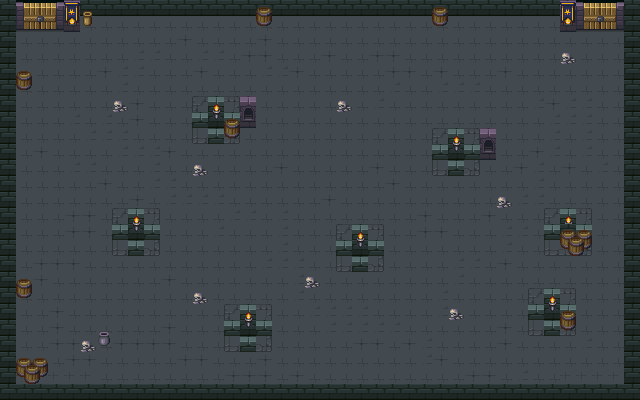

A level layout from a 2D game, rendered from its tile map. Below: a short description, then the map file with tile-grid data replaced by summaries:
An orthogonal 40x25 tile map with 16x16 px tiles, 3 tile layers (Слой тайлов 1, Слой тайлов 2, Слой тайлов 3) and 4 objects (4x solid).

<map version="1.10" tiledversion="1.11.0" orientation="orthogonal" renderorder="right-down" width="40" height="25" tilewidth="16" tileheight="16" infinite="0" nextlayerid="6" nextobjectid="16">
 <tileset firstgid="1" source="../../тайлы.tsx" />
 <layer id="1" name="Слой тайлов 1" width="40" height="25">
  <data>[1000 cells, 1000 non-empty, 23 distinct tile ids]</data>
 </layer>
 <layer id="4" name="Слой тайлов 2" width="40" height="25">
  <data>[1000 cells, 47 non-empty, 15 distinct tile ids]</data>
 </layer>
 <layer id="5" name="Слой тайлов 3" width="40" height="25">
  <data>[1000 cells, 17 non-empty, 6 distinct tile ids]</data>
 </layer>
 <objectgroup id="3" name="Collicion">
  <object id="8" name="solid" x="0" y="0" width="640" height="16" />
  <object id="11" name="solid" x="0" y="384" width="640" height="16" />
  <object id="12" name="solid" x="0" y="16" width="16" height="368" />
  <object id="15" name="solid" x="624" y="16" width="16" height="368" />
 </objectgroup>
</map>